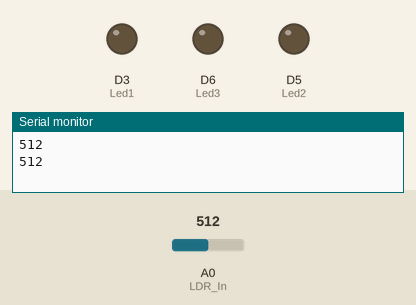
Recording of a sketch running on a simulated ESP8266 (NodeMCU). Parts: output pins drawn as LEDs (lit = HIGH), the last lines printed to the serial monitor. The test bench sets the inputs (shaded band); at power-on: A0 (LDR_In) = 512.

Above: at 1.8 s.
1.9 s: A0 (LDR_In) set to 481
At 2.3 s:
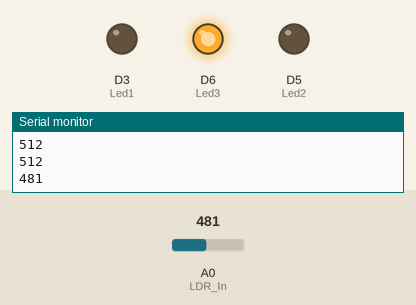
3.5 s: A0 (LDR_In) set to 312
5.2 s: A0 (LDR_In) set to 288
At 6.6 s:
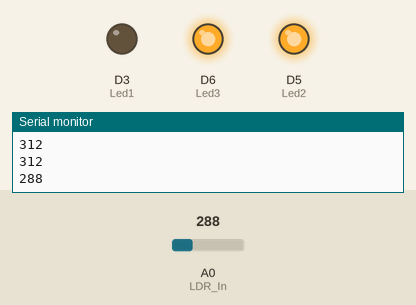
7.5 s: A0 (LDR_In) set to 107
9.2 s: A0 (LDR_In) set to 90
At 10.9 s:
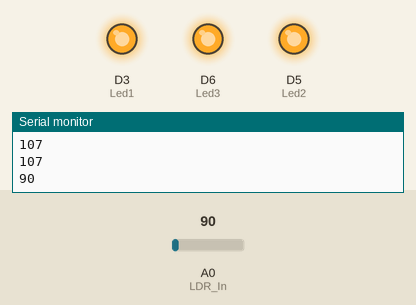
11.5 s: A0 (LDR_In) set to 110
At 12.4 s:
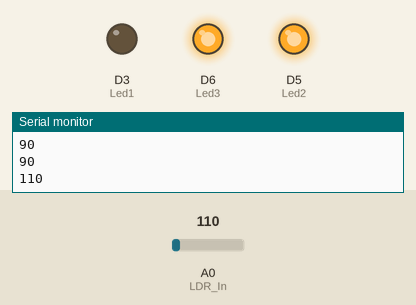
Timing chart, 0 to 14.5 s (numbered marks = the images above; inputs shaded):
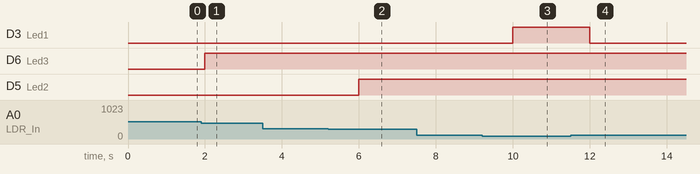

The sketch:

sketch_mar03a.ino
```cpp
int LDR_In = A0;

int lichtHoeveelheid;

uint8_t Led1 = D3;
uint8_t Led2 = D5;
uint8_t Led3 = D6;

void setup() {
  Serial.begin(9600);
  pinMode(Led1, OUTPUT);
  pinMode(Led2, OUTPUT);
  pinMode(Led3, OUTPUT);
}

void loop() {
  lichtHoeveelheid = analogRead(LDR_In);
  Serial.println(lichtHoeveelheid);

  if (lichtHoeveelheid < 100) {
    digitalWrite(Led1, HIGH);
  }
  else {
    digitalWrite(Led1, LOW);
  }

  if (lichtHoeveelheid < 300) {
    digitalWrite(Led2, HIGH);
  }
  else {
    digitalWrite(Led2, LOW);
  }

  if (lichtHoeveelheid < 500) {
    digitalWrite(Led3, HIGH);
  }
  else {
    digitalWrite(Led3, LOW);
  }

  delay(1000);
}
```

Measured:
- the behaviour switches between 500 and 499 on A0 (LDR_In) (found by bisection; images 0 and 1)
- the behaviour switches between 300 and 299 on A0 (LDR_In) (found by bisection; images 1 and 2)
- the behaviour switches between 100 and 99 on A0 (LDR_In) (found by bisection; images 2 and 3)
- after the input at 1.9 s, D6 (Led3): LOW → HIGH after 0.10 s
- after the input at 5.2 s, D5 (Led2): LOW → HIGH after 0.80 s
- after the input at 9.2 s, D3 (Led1): LOW → HIGH after 0.80 s
- after the input at 11.5 s, D3 (Led1): HIGH → LOW after 0.50 s
